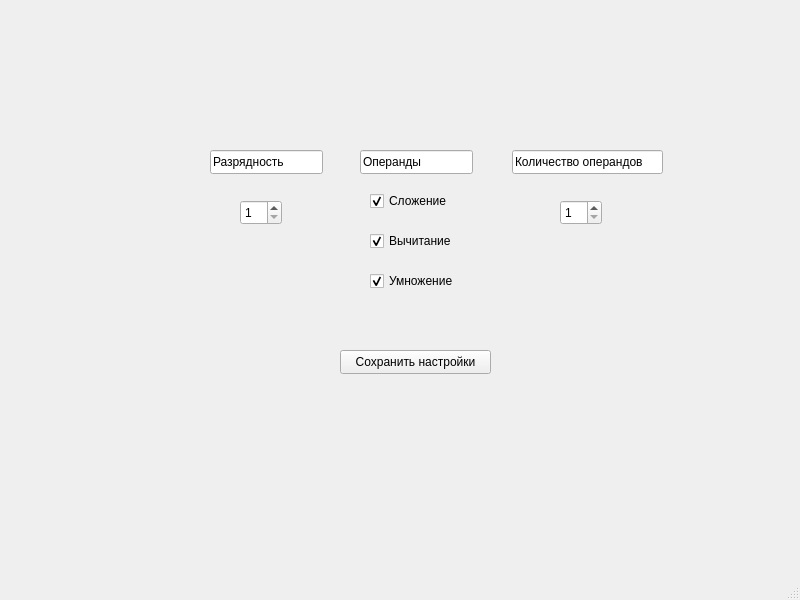
<?xml version="1.0" encoding="UTF-8"?>
<ui version="4.0">
 <class>SettingsWindow</class>
 <widget class="QMainWindow" name="SettingsWindow">
  <property name="geometry">
   <rect>
    <x>0</x>
    <y>0</y>
    <width>800</width>
    <height>600</height>
   </rect>
  </property>
  <property name="windowTitle">
   <string>MainWindow</string>
  </property>
  <widget class="QWidget" name="centralwidget">
   <widget class="QCheckBox" name="addCheckBox">
    <property name="geometry">
     <rect>
      <x>370</x>
      <y>190</y>
      <width>91</width>
      <height>22</height>
     </rect>
    </property>
    <property name="text">
     <string>Сложение</string>
    </property>
    <property name="checked">
     <bool>true</bool>
    </property>
   </widget>
   <widget class="QCheckBox" name="subCheckBox">
    <property name="geometry">
     <rect>
      <x>370</x>
      <y>230</y>
      <width>91</width>
      <height>22</height>
     </rect>
    </property>
    <property name="text">
     <string>Вычитание</string>
    </property>
    <property name="checked">
     <bool>true</bool>
    </property>
   </widget>
   <widget class="QCheckBox" name="mulCheckBox">
    <property name="geometry">
     <rect>
      <x>370</x>
      <y>270</y>
      <width>91</width>
      <height>22</height>
     </rect>
    </property>
    <property name="text">
     <string>Умножение</string>
    </property>
    <property name="checked">
     <bool>true</bool>
    </property>
   </widget>
   <widget class="QPushButton" name="saveSettingsButton">
    <property name="geometry">
     <rect>
      <x>340</x>
      <y>350</y>
      <width>151</width>
      <height>24</height>
     </rect>
    </property>
    <property name="text">
     <string>Сохранить настройки</string>
    </property>
   </widget>
   <widget class="QLineEdit" name="lineEdit">
    <property name="geometry">
     <rect>
      <x>360</x>
      <y>150</y>
      <width>113</width>
      <height>24</height>
     </rect>
    </property>
    <property name="text">
     <string>Операнды</string>
    </property>
    <property name="readOnly">
     <bool>true</bool>
    </property>
   </widget>
   <widget class="QLineEdit" name="lineEdit_2">
    <property name="geometry">
     <rect>
      <x>210</x>
      <y>150</y>
      <width>113</width>
      <height>24</height>
     </rect>
    </property>
    <property name="text">
     <string>Разрядность</string>
    </property>
    <property name="readOnly">
     <bool>true</bool>
    </property>
   </widget>
   <widget class="QLineEdit" name="lineEdit_3">
    <property name="geometry">
     <rect>
      <x>512</x>
      <y>150</y>
      <width>151</width>
      <height>24</height>
     </rect>
    </property>
    <property name="text">
     <string>Количество операндов</string>
    </property>
    <property name="readOnly">
     <bool>true</bool>
    </property>
   </widget>
   <widget class="QSpinBox" name="bitsBox">
    <property name="geometry">
     <rect>
      <x>240</x>
      <y>200</y>
      <width>42</width>
      <height>25</height>
     </rect>
    </property>
    <property name="minimum">
     <number>1</number>
    </property>
    <property name="maximum">
     <number>5</number>
    </property>
   </widget>
   <widget class="QSpinBox" name="operandsCountBox">
    <property name="geometry">
     <rect>
      <x>560</x>
      <y>200</y>
      <width>42</width>
      <height>25</height>
     </rect>
    </property>
    <property name="minimum">
     <number>1</number>
    </property>
    <property name="maximum">
     <number>10</number>
    </property>
   </widget>
  </widget>
  <widget class="QMenuBar" name="menubar">
   <property name="geometry">
    <rect>
     <x>0</x>
     <y>0</y>
     <width>800</width>
     <height>21</height>
    </rect>
   </property>
  </widget>
  <widget class="QStatusBar" name="statusbar"/>
 </widget>
 <resources/>
 <connections/>
</ui>
